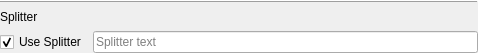
<?xml version="1.0" encoding="UTF-8"?>
<ui version="4.0">
 <class>Form</class>
 <widget class="QWidget" name="Form">
  <property name="geometry">
   <rect>
    <x>0</x>
    <y>0</y>
    <width>478</width>
    <height>53</height>
   </rect>
  </property>
  <property name="windowTitle">
   <string>Form</string>
  </property>
  <layout class="QGridLayout" name="gridLayout">
   <property name="leftMargin">
    <number>0</number>
   </property>
   <property name="topMargin">
    <number>0</number>
   </property>
   <property name="rightMargin">
    <number>0</number>
   </property>
   <property name="bottomMargin">
    <number>0</number>
   </property>
   <item row="3" column="1">
    <widget class="QLineEdit" name="line_edit_seperator">
     <property name="sizePolicy">
      <sizepolicy hsizetype="Ignored" vsizetype="Fixed">
       <horstretch>1</horstretch>
       <verstretch>0</verstretch>
      </sizepolicy>
     </property>
     <property name="maximumSize">
      <size>
       <width>16777215</width>
       <height>16777215</height>
      </size>
     </property>
     <property name="placeholderText">
      <string>Splitter text</string>
     </property>
    </widget>
   </item>
   <item row="2" column="0">
    <widget class="QLabel" name="label">
     <property name="text">
      <string>Splitter</string>
     </property>
    </widget>
   </item>
   <item row="0" column="0" colspan="2">
    <widget class="Line" name="line">
     <property name="frameShadow">
      <enum>QFrame::Shadow::Raised</enum>
     </property>
     <property name="orientation">
      <enum>Qt::Orientation::Horizontal</enum>
     </property>
    </widget>
   </item>
   <item row="3" column="0">
    <widget class="QCheckBox" name="check_box_seperator">
     <property name="text">
      <string>Use Splitter</string>
     </property>
     <property name="checked">
      <bool>true</bool>
     </property>
    </widget>
   </item>
  </layout>
 </widget>
 <resources/>
 <connections/>
</ui>
